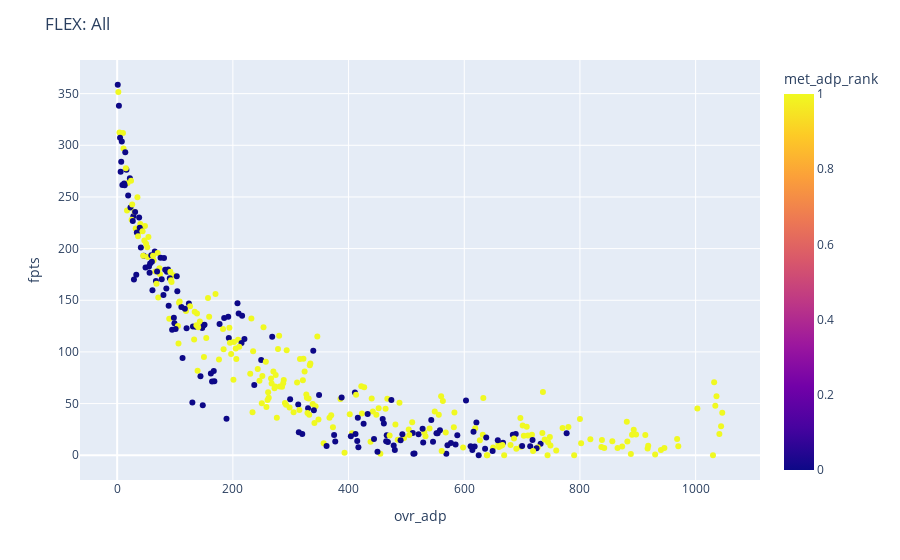

Here is the notebook cell this chart was saved with:
### Code cell
fig = px.scatter(flex, x='ovr_adp', y='fpts', color=target)
fig.update_layout(title_text='FLEX: All')
fig.show()

### Figure 1 — Plotly figure (JSON) as saved in the notebook; plotly's stock layout.template omitted (floating-point values rounded to 4 significant figures; data arrays with more than 128 entries replaced by an {"elided": "..."} marker saying what was removed)
{"data": [{"hovertemplate": "ovr_adp=%{x}<br>fpts=%{y}<br>met_adp_rank=%{marker.color}<extra></extra>", "legendgroup": "", "marker": {"color": {"elided": "372 int values"}, "coloraxis": "coloraxis", "symbol": "circle"}, "mode": "markers", "name": "", "showlegend": false, "type": "scatter", "x": {"elided": "372 int values"}, "xaxis": "x", "y": {"elided": "372 float values"}, "yaxis": "y"}], "layout": {"coloraxis": {"colorbar": {"title": {"text": "met_adp_rank"}}, "colorscale": [[0, "#0d0887"], [0.1111, "#46039f"], [0.2222, "#7201a8"], [0.3333, "#9c179e"], [0.4444, "#bd3786"], [0.5556, "#d8576b"], [0.6667, "#ed7953"], [0.7778, "#fb9f3a"], [0.8889, "#fdca26"], [1, "#f0f921"]]}, "legend": {"tracegroupgap": 0}, "margin": {"t": 60}, "title": {"text": "FLEX: All"}, "xaxis": {"anchor": "y", "domain": [0, 1], "title": {"text": "ovr_adp"}}, "yaxis": {"anchor": "x", "domain": [0, 1], "title": {"text": "fpts"}}}}
